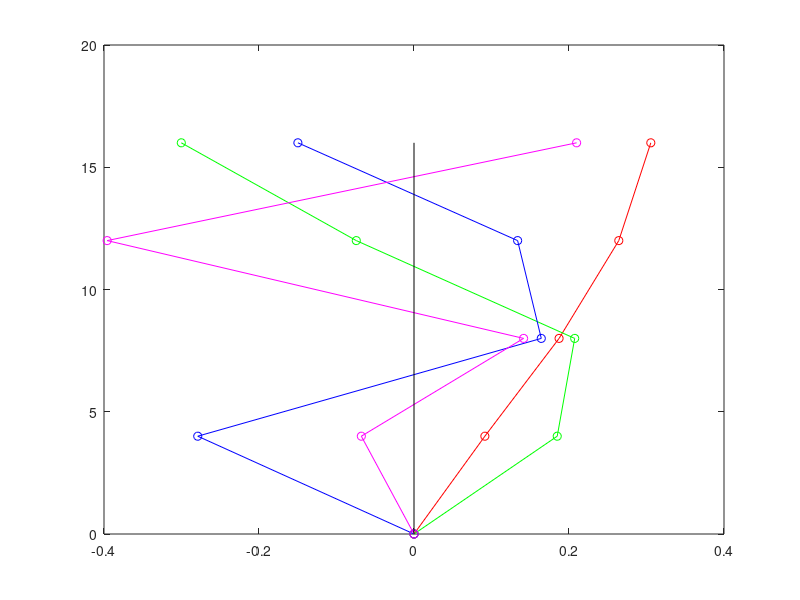

The MATLAB source for this figure:
%calculate global stiffness matrix
clc
clear


load input.mat

%Soil_type
Type_of_soil = '';

for i = 1:Soil_type
  Type_of_soil = strcat(Type_of_soil, 'I');
end

%Type_of_soil

%% Function to write Matrix

t1 = 0; t2 = 0; t3 = 0; t4 = 0; 
eq3num = 0;

function sag = funSaog(soilType, timePrd)
  t2 = 0.10;
  switch soilType
    case 'I' 
      t3 = 0.40; eq3num = 1.0;
    case 'II'
      t3 = 0.55; eq3num = 1.36;
    case 'III'
      t3 = 0.67; eq3num = 1.67;
    otherwise
      warning('Unexpected soil type')
  end
  if (timePrd < t2)
    sag = 1. + 15 * timePrd;  
  elseif (timePrd > t3)
    sag = eq3num / timePrd; 
  else
    sag = 2.5;
  end
end

function matrixTeX(A, fmt, align)
  disp(['\section{',strrep(inputname(1),'_',' '),'}'])
  [m,n] = size(A);
  if isvector(A)
    myMatrix = 'Bmatrix';
  else
    myMatrix = 'bmatrix';
  end
  if(nargin < 2)
    %
    % Is the matrix full of integers?
    % If so, then use integer output
    %
    if( norm(A-floor(A)) < eps )
      intA = 1;
      fmt  = '%d';
    else
      intA = 0;
      fmt  = '%8.4f';
    end
  end
  fmtstring1 = [' ',fmt,' & '];
  fmtstring2 = [' ',fmt,' \\\\ \n'];
  if(nargin < 3)
    printf('\\[\n\\begin{%s}\n',myMatrix);
  else
    printf('\\[\n\\begin{%s*}[%s]\n',myMatrix,align);
  endif  
  for i = 1:m
    for j = 1:n-1
       printf(fmtstring1,A(i,j));
    end
    printf(fmtstring2, A(i,n));
  end
  if(nargin < 3)
    printf('\\end{%s}\n\\]\n',myMatrix);
  else
    printf('\\end{%s*}\n\\]\n',myMatrix);
  endif  
end

%% Initialisation [PRE-PROCESSING]

% Following are the main variables used. No explanation is given as
%  names are self explanatory.
% Number_of_storeys
% Mass
% Stiffness_storey
%  (Summed shear stiffness of all columns in a storey)
%
% Frequency is vector matrix while Omega is diagonal matrix.
% Time_periods is vector matrix while Time_period is diagonal matrix.

%Variable initialisation
Stiffness_matrix = zeros(Number_of_storeys, Number_of_storeys,'double');
Time_period = zeros(Number_of_storeys, Number_of_storeys, 'double');


%% Display input

disp(['\section{Given data} Number of storeys = ',num2str(Number_of_storeys)])
%disp(Number_of_storeys)

matrixTeX(Mass,'%10.4e','r')

%matrixTeX(Stiffness_storey)

%% [PROCESSING]

% Following loop adds local matrices of each element to form Global
% Matrix.

for storey_i = 1:Number_of_storeys
  Stiffness_matrix(storey_i, storey_i) = ...
    Stiffness_storey(storey_i);

  if (storey_i < Number_of_storeys )
    Stiffness_matrix(storey_i, storey_i) = ...
      Stiffness_matrix(storey_i, storey_i) + ...
      Stiffness_storey(storey_i + 1);
    Stiffness_matrix(storey_i, storey_i + 1) = ...
      - Stiffness_storey(storey_i + 1);
    Stiffness_matrix(storey_i + 1, storey_i) = ...
      Stiffness_matrix(storey_i, storey_i + 1);
   endif
    
end

for storey_i = 1 : Number_of_storeys
  Level_floor(storey_i, 1) = ...
    Height_storey(storey_i,1);
  if (storey_i > 1 )
     Level_floor(storey_i, 1) = ...
       Level_floor(storey_i, 1) + ...
     Level_floor(storey_i - 1, 1);
  endif
end

[Eigen_vector, Omega_square] = eig(Stiffness_matrix, Mass);
Omega = sqrt(Omega_square);

for storey_i = 1 : Number_of_storeys
  Time_period(storey_i, storey_i) = 2 * pi() ...
    / sqrt(Omega_square(storey_i, storey_i)); 
end

for storey_i = 1 : Number_of_storeys
  Frequency(storey_i,1) = Omega(storey_i, storey_i);
end

for storey_i = 1 : Number_of_storeys
  Time_periods(storey_i,1) = Time_period(storey_i, storey_i);
end

sum_modal_mass = 0;

for index_k = 1 : Number_of_storeys
  sum_W_Phi = 0;
  sum_W_Phi2 = 0;
  for index_i = 1 : Number_of_storeys
    sum_W_Phi = sum_W_Phi + Mass(index_i, index_i) * ...
      Eigen_vector(index_i, index_k);
    sum_W_Phi2 = sum_W_Phi2 + Mass(index_i, index_i) * ...
      Eigen_vector(index_i, index_k)^2;
  end
  Modal_participation_factor(index_k,1) = sum_W_Phi / sum_W_Phi2;
  Modal_mass(index_k,1) = (sum_W_Phi^2) / (sum_W_Phi2);
  sum_modal_mass = sum_modal_mass + Modal_mass(index_k,1);  
end

Modal_contribution = 100 / sum_modal_mass * Modal_mass;

ModesContributionX = 0;
Number_of_modes_to_be_considered = 0;

for Number_of_modes_to_be_considered = 1:Number_of_storeys
  ModesContributionX = ModesContributionX + ...
    Modal_contribution(Number_of_modes_to_be_considered); 
 
  if (ModesContributionX > 90)
    break;
  endif
end

for index_time = 1:Number_of_storeys
  Sa_by_g(index_time,1) = funSaog(Type_of_soil, Time_periods(index_time,1) );
  A_h(index_time,1) = Zone_factor / 2 * Importance_factor / ...
    Response_reduction_factor * Sa_by_g(index_time,1);
end  

for index_i = 1:Number_of_storeys
  Design_lateral_force(:,index_i) = Mass * Eigen_vector(:,index_i) * A_h(index_i) * ...
  Modal_participation_factor(index_i) * Gravity_acceleration;
end

Peak_shear_force = zeros(Number_of_storeys, Number_of_storeys,'double');
for index_j = 1:Number_of_storeys
  for index_i = 1:Number_of_storeys
      for index_k = 1:Number_of_storeys - index_i +1
     % index_m = index_k + index_i -1;
      Peak_shear_force(index_i,index_j) = ...
        Design_lateral_force(index_k + index_i -1,index_j) + ...
        Peak_shear_force(index_i,index_j);
        %index_i
        %index_j
        %index_k
    end    
  end  
end

%% [POST-PROCESSING]

%% Echo input data

%Number_of_storeys
%Stiffness_storey

%% Echo processed data

matrixTeX(Stiffness_matrix,'%10.4e','r')
matrixTeX(Eigen_vector,'%10.4e','r')
matrixTeX(Omega_square,'%10.4e','r')
matrixTeX(Frequency,'%10.4e','r')
matrixTeX(Time_periods,'%10.4e','r')
matrixTeX(Level_floor,'%10.4e','r')
matrixTeX(Modal_participation_factor,'%10.4e','r')

disp(' ')
disp(['g = ', num2str(Gravity_acceleration)])

matrixTeX(Modal_mass,'%10.4e','r')
matrixTeX(Modal_contribution,'%10.4e','r')

disp(['Modal Contribution of ', num2str(ModesContributionX), ' \% for ', ...
  num2str(Number_of_modes_to_be_considered), ' number of modes '])

if (Modes_considered == 0)
  Modes_considered = Number_of_modes_to_be_considered;
endif
disp(' ')
disp(['Modes Considered ', num2str(Modes_considered)])

Storey_shear_force = zeros(Number_of_storeys, 3);

for index_i = 1:Number_of_storeys
  for index_j = 1:Modes_considered
    Storey_shear_force(index_i,1) = Storey_shear_force(index_i,1) + ...
      abs(Peak_shear_force(index_i,index_j));
    Storey_shear_force(index_i,2) = Storey_shear_force(index_i,2) + ...
      Peak_shear_force(index_i,index_j)^2;
  end
   Storey_shear_force(index_i,2) = sqrt(Storey_shear_force(index_i,2));
end

matrixTeX(Sa_by_g,'%10.4e','r')
matrixTeX(A_h,'%10.4e','r')
matrixTeX(Design_lateral_force,'%10.4e','r')
matrixTeX(Peak_shear_force,'%10.4e','r')
matrixTeX(Storey_shear_force,'%10.4e','r')

%% Plot mode shapes

plotHangle = figure('visible', 'off')

plot([0; Eigen_vector(:,1)], [0; Level_floor],'-ro')
hold on
plot([0; Eigen_vector(:,2)], [0; Level_floor],'-go')
plot([0; Eigen_vector(:,3)], [0; Level_floor],'-bo')
plot([0; Eigen_vector(:,4)], [0; Level_floor],'-mo')
plot([0 0], [0 Level_floor(Number_of_storeys)],'-k')
hold off

% saveas(plotHangle, 'ModeShape.eps','eps')
%print (plotHangle, '-color',  'ModeShape.eps')
%saveas(plotHangle, 'ModeShape.png','png')
%saveas(plotHangle, 'ModeShape.pdf')

% End of file

 


